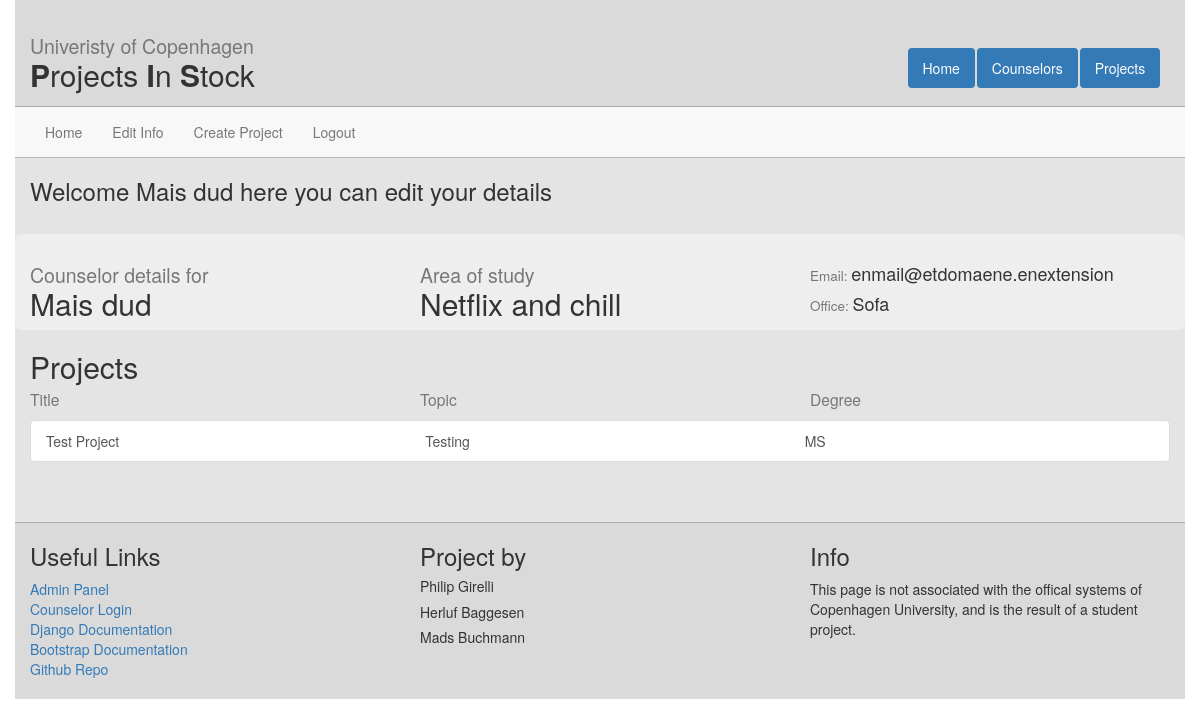
/edit/profile/ (signed in), run on the app's committed database.
### web/models.py (models this page shows, shortened)
class Counselor(models.Model):
    readonly_fields=('account_id',)
    name = models.CharField(max_length=255)
    email = models.EmailField()
    study_area = models.CharField(max_length=255)
    office = models.CharField(max_length=255)
    projects = models.ManyToManyField(Project)
    account_id = models.IntegerField(default=-1)

class Project(models.Model):
    title = models.CharField(max_length = 120) #120 is up for discussion
    description = models.TextField()
    timestamp = models.DateTimeField(auto_now = False, auto_now_add = True)
    degree_choices = (('BSc','Bachelor'),('MS','Masters'))
    degree = models.CharField(max_length = 5, choices = degree_choices, default='BSc')
    topic = models.CharField(max_length = 120) #120 is up for discussion

### edit_info/views.py (the view)
@login_required
def edit_hub(request):
    c = get_object_or_404(Counselor, account_id=request.user.id)
    context = {'counselor': c,}
    return render(request, "edit_info/edit_hub.html", context)

### edit_info/templates/edit_info/edit_hub.html
{% extends "edit_info/submenu.html" %}
{% block editcontent %}
<h3>Welcome {{ counselor.name }} here you can edit your details</h3><br />
<div class="row info-box">
  <div class="col-md-4">
    <h2><small>Counselor details for</small><br />{{ counselor.name }}</h2>
  </div>
  <div class="col-md-4">
    <h2><small>Area of study</small><br />{{ counselor.study_area }}</h2>
  </div>
  <div class="col-md-4">
    <br />
    <h4><small>Email:  </small>{{ counselor.email }}</h4>
    <h4><small>Office:  </small>{{ counselor.office }}</h4>
  </div>
</div>
  <h2>Projects</h2>
<div style="position: relative; top: -30px;">
  <div class="row">
    <div class="col-md-4">
      <h3><small>Title</small></h3>
    </div>
    <div class="col-md-4">
      <h3><small>Topic</small></h3>
    </div>
    <div class="col-md-4">
      <h3><small>Degree</small></h3>
    </div>
  </div>
  <div class="list-group" id="counselor_projects_list">
    {% for p in counselor.projects.all%}
    <a class="list-group-item" href="{% url 'project_detail' p.id %}">
      <div class="row">
        <div class="col-md-4">{{ p.title }}</div>
        <div class="col-md-4">{{ p.topic }}</div>
        <div class="col-md-4">{{ p.degree }}</div>
      </div>
    </a>
    {% endfor %}
  </div>
</div>
{% endblock %}

### web/static/web/style.css (style rules this page uses)
html, body { height : 100%; }
.info-box { background-color : #eee; border-radius: 6px; }

### data on the page
Counselor: name "Mais dud", study_area "Netflix and chill", email "enmail@etdomaene.enextension", office "Sofa"
Project: title "Test Project", topic "Testing", degree "MS"
